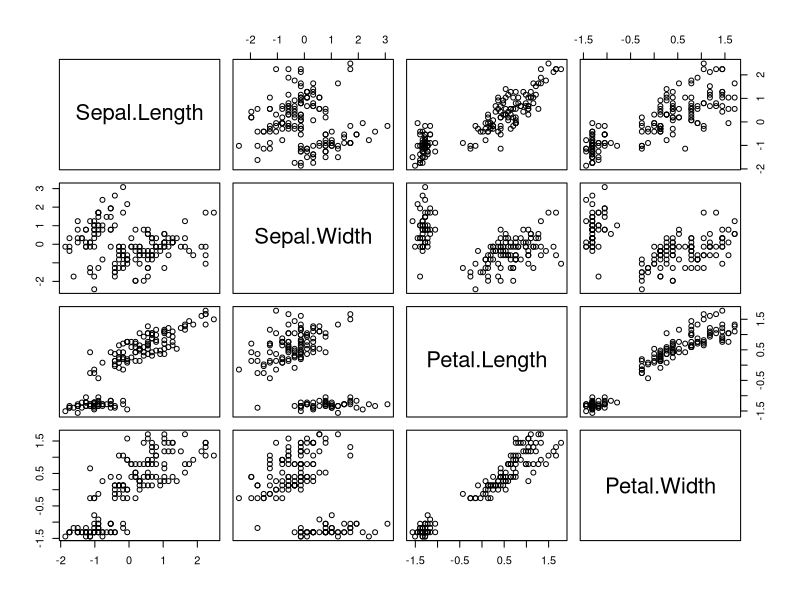
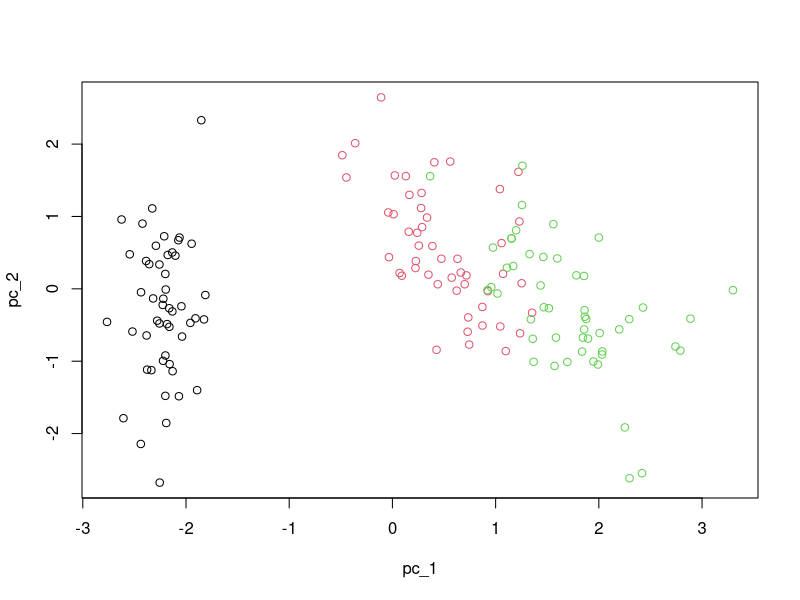
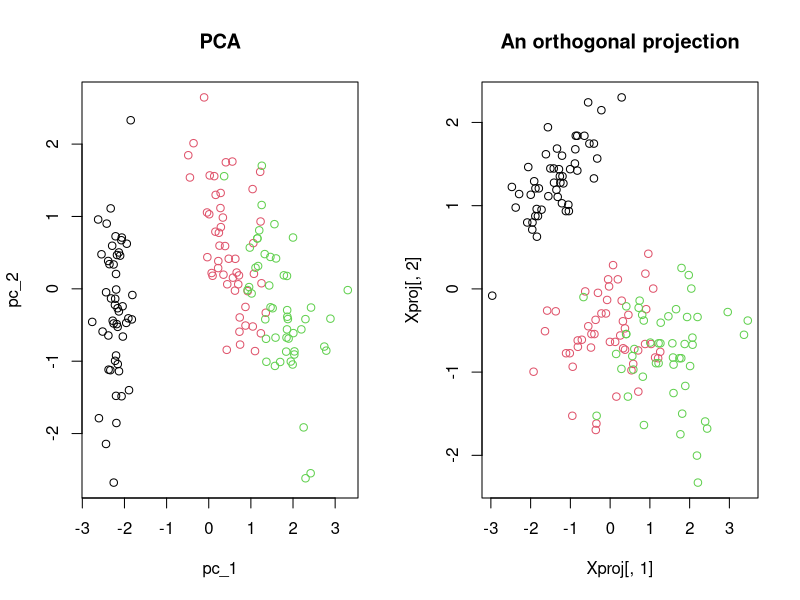
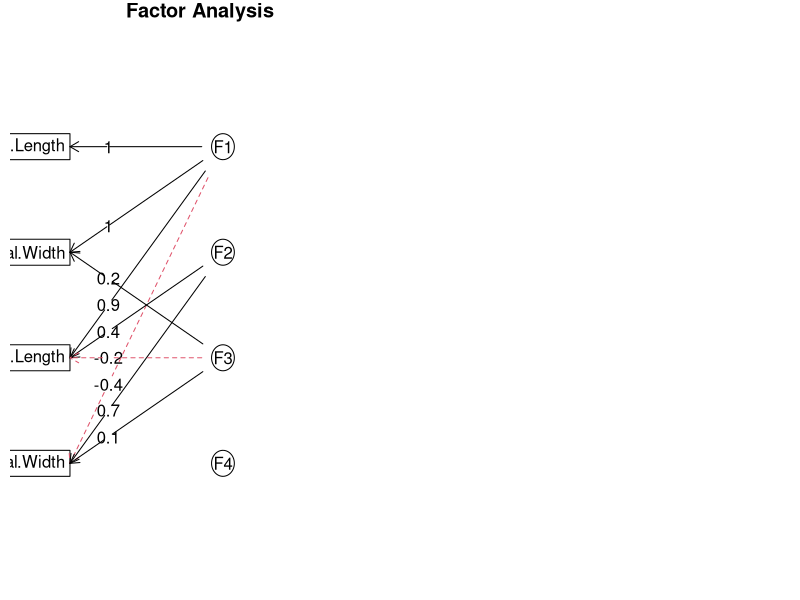
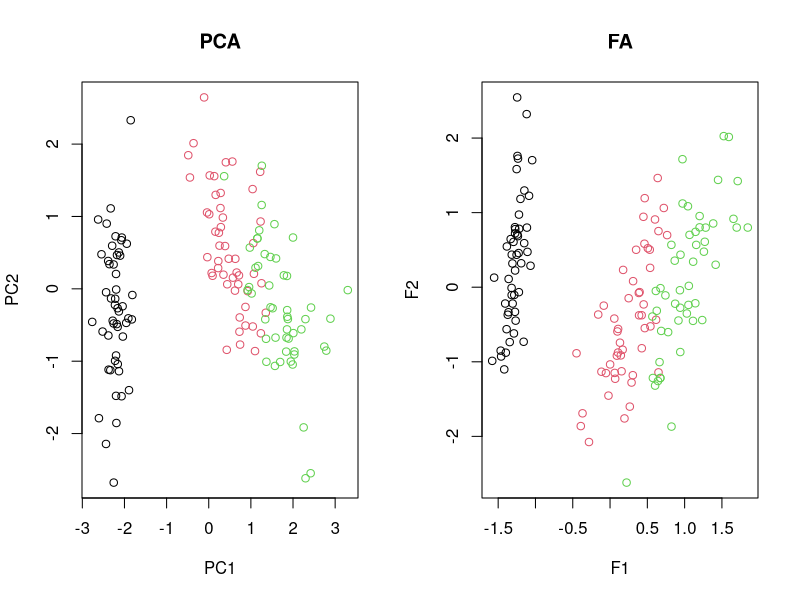

The R source for these figures, in order:
X <- scale(iris[,1:4])
pairs(X)

pca <- prcomp(X)

loadings <- pca$rotation

## recall matrix multiplication:
pc_1 <- X[,1]*loadings[1,1] + X[,2]*loadings[2,1] + X[,3]*loadings[3,1] + X[,4]*loadings[4,1]
pc_2 <- X[,1]*loadings[1,2] + X[,2]*loadings[2,2] + X[,3]*loadings[3,2] + X[,4]*loadings[4,2]
## etc... up to p=4

## equivilently:
pc_1_mm <- X %*% loadings[,1]
pc_2_mm <- X %*% loadings[,2]

all.equal(as.matrix(pc_1), pc_1_mm)
all.equal(as.matrix(pc_2), pc_2_mm)

## collect all principal components:
scores <- pca$x

all.equal(
  X %*% loadings,
  scores
)

## the goal:
# for the 1st pc: 'loadings' (e.g. just _p_ numbers that maximize the "variance")
# with a 'special' constraint:
sum(loadings[,1]^2) ## sum of squared loadings is 1 (aka - "normal")

## is this the maximally variant?
var(X %*% loadings[,1])

## lets compare with 1000 simulated "loadings" (normalized coefficients drawn at random)
replicate(1000, {
  a <- rnorm(4)
  a <- a/sqrt(sum(a^2))
  var(X %*% a) <= var(X %*% loadings[,1])
})

# indeed:
sqrt(var(scores[,1]))
pca$sdev[1]

## For every principal component beyond the first one, loadings maximize the variance
# with an additional constraint: the new loadings must be "orthogonal" to all other ones
loadings[1,1] * loadings[1,2] +
  loadings[2,1] * loadings[2,2] +
  loadings[3,1] * loadings[3,2] +
  loadings[4,1] * loadings[4,2] # == 0
# or:
t(loadings) %*% loadings ## off diagonals are 0
# or:
crossprod(loadings)


## covariation between PCs are zero (project data onto a smaller set of 'uncorrelated' axes)
diag(cov(scores))
pca$sdev^2

## the variances of the score matrix is always given by the covariance of the origin data itself:
eigen(cov(X))$val


plot(pc_1, pc_2, col=iris[,5])

## Lets compare the PCA loadings try an artibrary orthonormal projection
P <- cbind(PC1=c(.5, .5, .5, .5),
           PC2=c(-.7071068, .7071068, 0, 0))
colSums(P^2)
crossprod(P)
Xproj <- X %*% P
par(mfrow=c(1,2))
plot(pc_1, pc_2, col=iris[,5], main='PCA')
plot(Xproj[,1], Xproj[,2], col=iris[,5], main='An orthogonal projection')

diag(cov(scores))[1:2]
## not variance maximizing
diag(cov(Xproj))

## One more cool thing about PCA:
loadings %*% diag(pca$sdev^2) %*% t(loadings)
## is ##
cov(X)

## this implies covariances between the features determines loadings
## e.g. features get linearly grouped as factor proportional to the magnitude of the loading coefficient
loadings

# peeking at the cross correlation can help explain contribution
cor(X, scores)


## Factor analysis
library(psych)
facta <- fa(X, nfactors = 4, fm='ols', rotate = 'none')
## notice how the diagram draws a causal arrow from the latent factor to the variable
## in FA the latent variables are considered an intrinsic feature of the data -
## some hidden variable (e.g. for iris, genes regulation?? that's causing the features)
## therefore FA separates out the unexplainable part of the variation (like OLS regression)
fa.diagram(facta, simple=FALSE, cut=.1)
facta$loadings

facta$loadings %*% t(facta$loadings) + facta$residual
cor(X)

## FA breaks each the data down factors (scores matrix) and loadings
var1_reconstruct <- facta$scores[,1]*loadings[1,1] + facta$scores[,2]*loadings[1,2] + facta$scores[,3]*loadings[1,3] + facta$scores[,4]*loadings[1,4]

## Note scores x loadings is close to but not exactly equal to the original data.
head(var1_reconstruct)
head(X[,1])

## or more compactly using matrix multiplication:
all.equal(
  X,
  X_reconstruct <- facta$scores %*% t(facta$loadings) ## + error
)
## The variance in each variable that cannot be accounted for by the factors:
facta$uniqueness
## equivilently:
1-diag(cov(X, X_reconstruct))


## alternative view of FA as a data "projection" like in PCA
all.equal(
  X %*% facta$weights,
  facta$scores
)

## weights are simply lm coefficients
(weights <- coef(lm(facta$scores[,1] ~ X))[-1])
# check that these are the same as:
facta$weights[,1]


# contribution of each original variable to the factor
rowSums(facta$loadings^2)

## Loadings can be orthogonal or oblique (by design) but need not by "orthonormal" like in PCA
t(facta$loadings) %*% facta$loadings

## compare results by visualization
par(mfrow=c(1,2))
plot(pca$x[,1:2], col=iris[,5], main='PCA')
plot(facta$scores[,1:2], col=iris[,5], main='FA', xlab="F1", ylab="F2")
